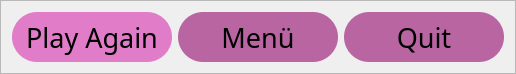
    <widget class="QFrame" name="frame_2">
     <property name="geometry">
      <rect>
       <x>60</x>
       <y>600</y>
       <width>511</width>
       <height>68</height>
      </rect>
     </property>
     <property name="frameShape">
      <enum>QFrame::StyledPanel</enum>
     </property>
     <property name="frameShadow">
      <enum>QFrame::Raised</enum>
     </property>
     <layout class="QHBoxLayout" name="horizontalLayout_5">
      <item>
       <widget class="QPushButton" name="pushButtonPlayAgain">
        <property name="minimumSize">
         <size>
          <width>160</width>
          <height>50</height>
         </size>
        </property>
        <property name="font">
         <font>
          <family>Yu Gothic UI Semilight</family>
          <pointsize>20</pointsize>
         </font>
        </property>
        <property name="styleSheet">
         <string notr="true">QPushButton {
	background-color: rgb(225, 124, 200);
	border-radius: 25px
}</string>
        </property>
        <property name="text">
         <string>Play Again</string>
        </property>
       </widget>
      </item>
      <item>
       <widget class="QPushButton" name="pushButtonMenu">
        <property name="minimumSize">
         <size>
          <width>160</width>
          <height>50</height>
         </size>
        </property>
        <property name="font">
         <font>
          <family>Yu Gothic UI Light</family>
          <pointsize>20</pointsize>
         </font>
        </property>
        <property name="styleSheet">
         <string notr="true">QPushButton {
	background-color: rgb(184, 101, 162);
	border-radius: 25px
}</string>
        </property>
        <property name="text">
         <string>Menü</string>
        </property>
       </widget>
      </item>
      <item>
       <widget class="QPushButton" name="pushButtonQuit">
        <property name="minimumSize">
         <size>
          <width>160</width>
          <height>50</height>
         </size>
        </property>
        <property name="font">
         <font>
          <family>Yu Gothic UI Light</family>
          <pointsize>20</pointsize>
         </font>
        </property>
        <property name="styleSheet">
         <string notr="true">QPushButton {
	background-color: rgb(184, 101, 162);
	border-radius: 25px
}</string>
        </property>
        <property name="text">
         <string>Quit</string>
        </property>
       </widget>
      </item>
     </layout>
    </widget>
